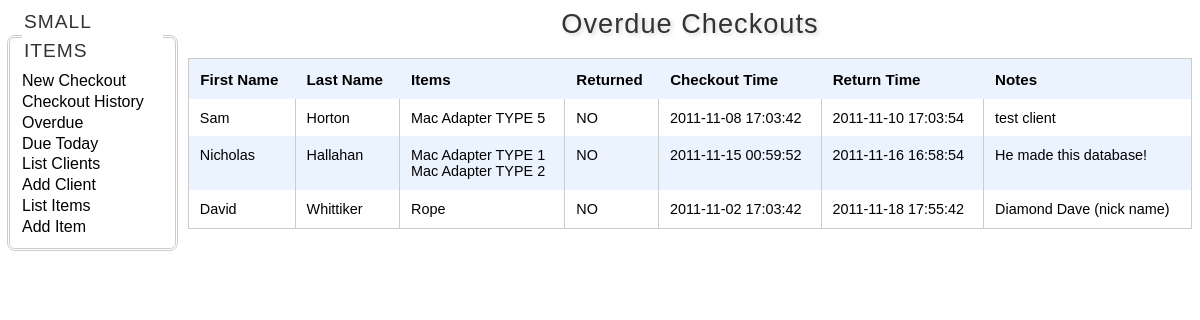
/overdue.php, run on the app's committed database.
### tables this page shows
CREATE TABLE IF NOT EXISTS `checkout` (
  `checkout_id` int(11) NOT NULL AUTO_INCREMENT,
  `client_id` int(11) NOT NULL,
  `returned` enum('NO','YES') NOT NULL DEFAULT 'NO',
  `checkout_time` datetime DEFAULT NULL,
  `return_time` datetime DEFAULT NULL,
  `notes` text,
  PRIMARY KEY (`checkout_id`),
  KEY `client_id` (`client_id`)
);

CREATE TABLE IF NOT EXISTS `client` (
  `first_name` varchar(25) DEFAULT NULL,
  `last_name` varchar(25) DEFAULT NULL,
  `psu_id` char(11) DEFAULT NULL,
  `phone` varchar(14) DEFAULT NULL,
  `email` varchar(25) DEFAULT NULL,
  `notes` text,
  `client_id` int(11) NOT NULL AUTO_INCREMENT,
  PRIMARY KEY (`client_id`)
);

CREATE TABLE IF NOT EXISTS `checkoutitem` (
  `checkoutitem_id` int(11) NOT NULL AUTO_INCREMENT,
  `checkout_id` int(11) NOT NULL,
  `item_id` int(11) NOT NULL,
  PRIMARY KEY (`checkoutitem_id`),
  KEY `checkout_id` (`checkout_id`),
  KEY `item_id` (`item_id`)
);

CREATE TABLE IF NOT EXISTS `item` (
  `name` varchar(25) NOT NULL,
  `descr` text,
  `type` enum('TYPE 1','TYPE 2','TYPE 3','TYPE 4','TYPE 5','TYPE 6') DEFAULT NULL,
  `item_id` int(11) NOT NULL AUTO_INCREMENT,
  PRIMARY KEY (`item_id`)
);

### overdue.php (called while the page is built)
<?php
include 'start.php';
$header_name = "Overdue Checkouts";
$checkout_query =
"SELECT *
FROM checkout
JOIN client USING( client_id )
WHERE returned = 'NO' AND return_time < NOW()
ORDER BY return_time;";
include 'history_table.php';
?>

### history_table.php (the view, shortened to what this page needs)
<?php
function itemsForCheckout( $checkout_id )
{
  $q = "SELECT *
        FROM item
        JOIN checkoutitem USING(item_id)
        WHERE checkoutitem.checkout_id = " . $checkout_id . ";";
  $qres = mysql_query( $q );
  return $qres;
}
$r = mysql_query( $checkout_query );
?>
<body>
<?php include("menu.php"); ?>
<div id="wrapper">
	<table>
		<h1> <?php echo $header_name ?> </h1>
		<tr>
			<th scope="col">First Name</th>
			<th scope="col">Last Name</th>
			<th scope="col">Items</th>
			<th scope="col">Returned</th>
			<th scope="col">Checkout Time</th>
			<th scope="col">Return Time</th>
			<th scope="col">Notes</th>
		</tr>
		<?php
 		$odd = 0;
		while( $row = mysql_fetch_array($r) )
		{
			if ( ($odd % 2) == 1)
				echo '<tr class = "odd">';
			else
				echo '<tr>';
			echo '<td>' . $row['first_name'] . '</td>';
			echo '<td>' . $row['last_name'] . '</td>';
			echo '<td>';
			$coitems = itemsForCheckout( $row['checkout_id'] );
			while( $itemrow = mysql_fetch_array( $coitems ) )
			{
				echo $itemrow['name'] .  ' ' . $itemrow['type']  . '<br/>';
			}
			echo '</td>';
			echo '<td>' . $row['returned'] . '</td>';
			echo '<td>' . $row['checkout_time'] . '</td>';
			echo '<td>' . $row['return_time'] . '</td>';
			echo '<td>' . $row['notes'] . '</td>';
			echo '</tr>';
			$odd++;
		}
		?>
	</table>
</div>
</body>
</html>

### style.css (style rules this page uses)
body { background-color: white; font-family: "Apple Gothic", "Segoe UI Semibold", Helvetica, sans-serif; }
h1 { text-align: center; text-shadow: lightgray 2px 2px 4px; font-weight:lighter; color:#333; letter-spacing:1px; font-size:1.7em; }
#wrapper { margin-right: 0; margin-left: 180px; font-family: "Apple Gothic", "Segoe UI Semibold", Helvetica, sans-serif; }

### itunestable.css (style rules this page uses)
table { font: 90% "Apple Gothic", "Segoe UI Semibold", Helvetica, sans-serif; color: #000; text-align: left; border-collapse: collapse; border: 1px solid #ccc; width: 100%; }
tr.odd { background-color: #ebf3ff; }
table th { font-size: 105%; color: #000; background: #ebf3ff repeat-x; height: 33px; }
tr { vertical-align: top; }
tr,th,td { padding: .75em; }
td { border-left: 1px solid #ccc; }

### data on the page
checkout: client.first_name "Sam", client.last_name "Horton", returned "NO", checkout_time "2011-11-08 17:03:42", return_time "2011-11-10 17:03:54", client.notes "test client"
checkoutitem: item.name "Mac Adapter", item.type "TYPE 5"
checkout: client.first_name "Nicholas", client.last_name "Hallahan", returned "NO", checkout_time "2011-11-15 00:59:52", return_time "2011-11-16 16:58:54", client.notes "He made this database!"
checkoutitem: item.name "Mac Adapter", item.type "TYPE 1"
checkoutitem: item.name "Mac Adapter", item.type "TYPE 2"
checkout: client.first_name "David", client.last_name "Whittiker", returned "NO", checkout_time "2011-11-02 17:03:42", return_time "2011-11-18 17:55:42", client.notes "Diamond Dave (nick name)"
checkoutitem: item.name "Rope"

### other printed values
$header_name "Overdue Checkouts"
